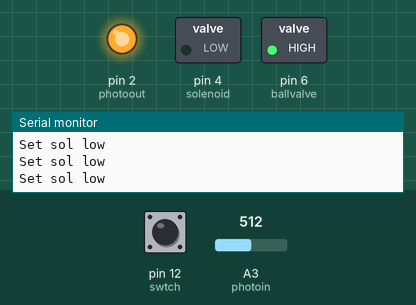
The sketch below on a simulated Arduino Uno, built with avr-gcc and run on an emulated ATmega328P. On the bench: switched loads named in the sketch (green lamp = pin HIGH), output pins drawn as LEDs (lit = HIGH), the last lines printed to the serial monitor. The inputs (shaded band) are chosen by the test bench; at power-on: pin 12 (swtch) HIGH, A3 (photoin) = 512.

Above: at 1.2 s.
1.3 s: pin 12 (swtch) pulled LOW for 1 s
At 1.9 s:
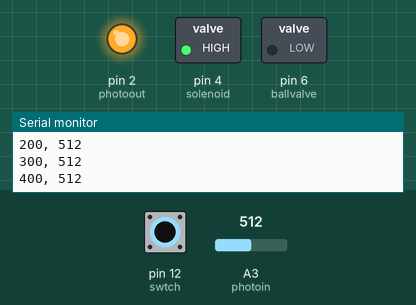
3.8 s: pin 12 (swtch) pulled LOW for 0.15 s
At 4.9 s:
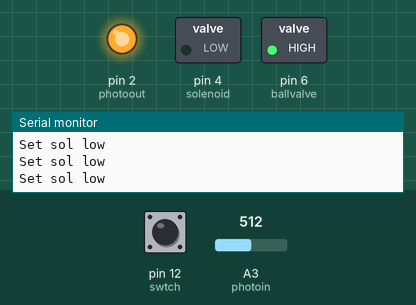
6.9 s: pin 12 (swtch) pulled LOW for 0.15 s
At 7.11 s:
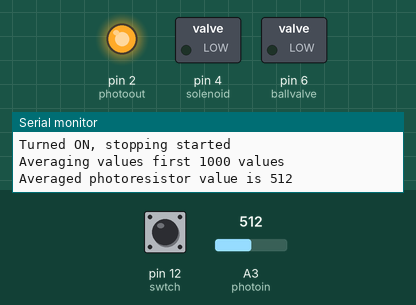
8.6 s: pin 12 (swtch) pulled LOW for 3.2 s
At 9.1 s:
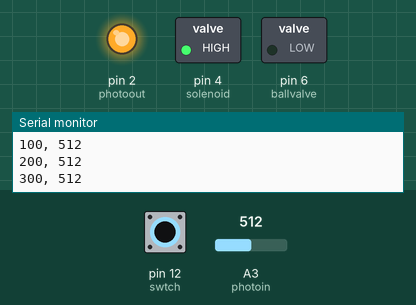
Timing chart, 0 to 13.3 s (numbered marks = the images above; inputs shaded):
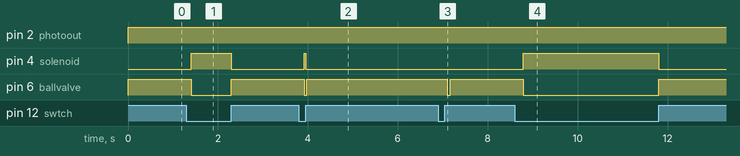

The sketch:

pressurecode26.ino
```cpp
int ballvalve = 6;
int solenoid = 4;
int swtch = 12;
int photoin = A3;
int photoout = 2;
int samplesize = 1000;
int interval = 100;
int thresholdtostop = 30;
int offfirst = 1;
double multiplicativethreshold = 0.8;
void setup() {
  pinMode(ballvalve, OUTPUT);
  pinMode(solenoid, OUTPUT);
  pinMode(photoout, OUTPUT);
  pinMode(swtch, INPUT_PULLUP);
  Serial.begin(9600);
}

void loop() {
  Serial.println("Starting code!");


  // digitalWrite(ballvalve, LOW);
  digitalWrite(solenoid, LOW);
  Serial.println("Set sol low");

  digitalWrite(photoout, HIGH);
  while (true) {
    int switchstate = digitalRead(swtch);
    if (switchstate == HIGH) { // Button pressed (connected to ground)
      digitalWrite(ballvalve, HIGH);
      digitalWrite(solenoid, LOW);
      Serial.println("Set sol low");
      delay(100);
      offfirst = 1;
      // break;
    } else if (offfirst == 1) {
      offfirst = 0;
      Serial.println("Turned ON, stopping started");
      Serial.print("Averaging values first "); Serial.print(samplesize); Serial.println(" values");
      long summedvals = 0;
      for (int i = 0; i < samplesize; i++) {
        summedvals += analogRead(photoin);
      }
      int avgval = summedvals / samplesize;
      Serial.print("Averaged photoresistor value is "); Serial.println(avgval);
      Serial.println("Starting car !");
      unsigned long prevtime = millis();
      unsigned long startime = prevtime;
      digitalWrite(ballvalve, LOW);
      digitalWrite(solenoid, HIGH);
      Serial.println("Set sol high");
      int countofmissed = 0;
      while (digitalRead(swtch) == LOW) {
          digitalWrite(photoout, HIGH);

          unsigned long curtime = millis();
          if (curtime - prevtime >= interval) {
            prevtime = curtime;
            int newphoval = analogRead(photoin);
            Serial.print(curtime - startime); Serial.print(", "); Serial.println(newphoval);
            if (newphoval <= multiplicativethreshold * avgval) {
              countofmissed++;
              if (countofmissed >= thresholdtostop) {
                Serial.println("STOPPING CAR");
                digitalWrite(ballvalve, LOW);
                digitalWrite(solenoid, LOW);
                Serial.println("Set sol low");
                break;
              }
            } else {
              countofmissed = 0;
            }
          }

      }
      if (digitalRead(swtch) == HIGH) {
        digitalWrite(ballvalve, LOW);
        digitalWrite(solenoid, LOW);
        Serial.println("Set sol low");

        Serial.println("STOPPED CAR DUE TO SWITCH BEING TURNED OFF");
      }
    }
  }
}
```

Measured:
- after the input at 1.3 s, pin 4 (solenoid): LOW → HIGH after 0.11 s, → LOW 0.89 s later; pin 6 (ballvalve): HIGH → LOW after 0.11 s, → HIGH 0.89 s later
- after the input at 3.8 s, pin 4 (solenoid): LOW → HIGH after 0.12 s, → LOW 0.03 s later; pin 6 (ballvalve): HIGH → LOW after 0.12 s, → HIGH 0.06 s later
- after the input at 6.9 s, pin 6 (ballvalve): HIGH → LOW after 0.20 s, → HIGH 0.06 s later
- after the input at 8.6 s, pin 4 (solenoid): LOW → HIGH after 0.19 s, → LOW 3.0 s later; pin 6 (ballvalve): HIGH → LOW after 0.19 s, → HIGH 3.0 s later
